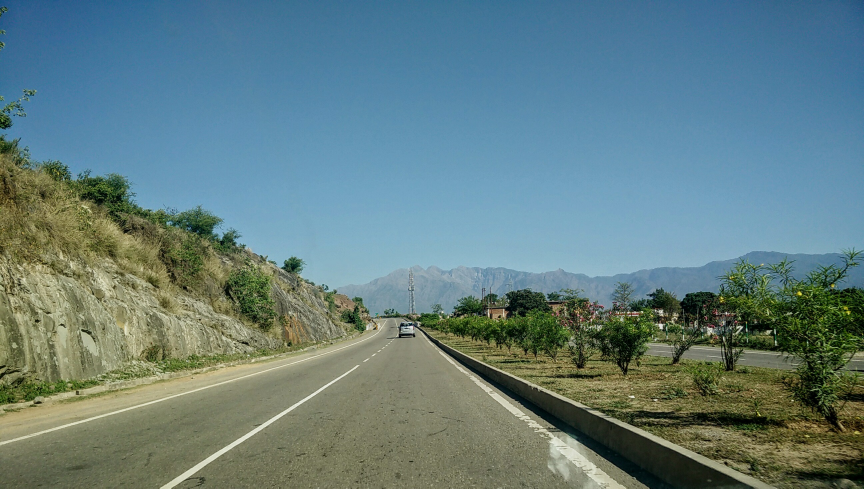
#> input picture resources/ROAD-1.jpg, 2592 x 1465 px (shown at 1/3 size)
$ python -i lane_detection.py   (imports and definitions only)
#> lines starting #> are read from the running program, lines starting #| are printed output that depends on the picture; after the words box and inside, x2 and y2 are one past the last pixel; in counts of white or black regions, pixels touching at a corner belong together
import cv2 as cv
import numpy as np
from matplotlib import pyplot as plt

# [11 lines left out: function resize_img, not called in this run]


def filter_white_and_yellow ( img ):

    # RGB to HLS
    img = img.astype('uint8')
    hsv = cv.cvtColor( img, cv.COLOR_BGR2HSV )

    # RGB thresholding for white
    # White lower and upper threshold using color_picker.py -> [ 28   1 209] [ 48  21 289]
    lower = np.array( [ 0, 0, 150 ] )
    upper = np.array( [ 40, 50, 240 ] )
    hsv_w = cv.inRange( hsv, lower, upper )
    #hsv_w = cv.bitwise_and( img, img, mask = mask )

    # HLS thresholding for yellow
    lower = np.array([20,100,100])
    upper = np.array([30,255,255])
    hsv_y = cv.inRange( hsv, lower, upper )
    #hls_y = cv.bitwise_and( img, img, mask = mask )

    y_nd_w = cv.bitwise_or( hsv_w, hsv_y )

    return ( hsv_w, hsv_y, y_nd_w )


def region_of_interest( img, vertices ):
    mask = np.zeros_like( img )

    if len( img.shape ) > 2:
        channel_count = img.shape[2]
        ignore_mask_color = (255,) * channel_count
    else:
        ignore_mask_color = 255

    cv.fillPoly( mask, np.array([vertices], dtype=np.int32), ignore_mask_color )

    masked_image = cv.bitwise_and( img, mask )
    return masked_image


def draw_lines(img, lines, color=[0, 0, 255], thickness=8):
    x_size = img.shape[1]
    y_size = img.shape[0]
    lines_slope_intercept = np.zeros(shape=(len(lines),2))
    for index,line in enumerate(lines):
        for x1,y1,x2,y2 in line:
            slope = (y2-y1)/(x2-x1)
            intercept = y1 - x1 * slope
            lines_slope_intercept[index]=[slope,intercept]
    max_slope_line = lines_slope_intercept[lines_slope_intercept.argmax(axis=0)[0]]
    min_slope_line = lines_slope_intercept[lines_slope_intercept.argmin(axis=0)[0]]
    left_slopes = []
    left_intercepts = []
    right_slopes = []
    right_intercepts = []
    # this gets slopes and intercepts of lines similar to the lines with the max (immediate left) and min
    # (immediate right) slopes (i.e. slope and intercept within x%)
    for line in lines_slope_intercept:
        if abs(line[0] - max_slope_line[0]) < 0.15 and abs(line[1] - max_slope_line[1]) < (0.15 * x_size):
            left_slopes.append(line[0])
            left_intercepts.append(line[1])
        elif abs(line[0] - min_slope_line[0]) < 0.15 and abs(line[1] - min_slope_line[1]) < (0.15 * x_size):
            right_slopes.append(line[0])
            right_intercepts.append(line[1])
    # left and right lines are averages of these slopes and intercepts, extrapolate lines to edges and center*
    # *roughly
    new_lines = np.zeros(shape=(1,2,4), dtype=np.int32)
    if len(left_slopes) > 0:
        left_line = [sum(left_slopes)/len(left_slopes),sum(left_intercepts)/len(left_intercepts)]
        left_bottom_x = (y_size - left_line[1])/left_line[0]
        left_top_x = (y_size*.700 - left_line[1])/left_line[0]
        if (left_bottom_x >= 0):
            new_lines[0][0] =[left_bottom_x,y_size,left_top_x,y_size*.700]
    if len(right_slopes) > 0:
        right_line = [sum(right_slopes)/len(right_slopes),sum(right_intercepts)/len(right_intercepts)]
        right_bottom_x = (y_size - right_line[1])/right_line[0]
        right_top_x = (y_size*.700 - right_line[1])/right_line[0]
        if (right_bottom_x <= x_size):
            new_lines[0][1]=[right_bottom_x,y_size,right_top_x,y_size*.700]


    for line in new_lines:
        for x1,y1,x2,y2 in line:
            cv.line(img, (x1, y1), (x2, y2), color, thickness)

def process_image( img ):

    img1 = img

    # filter white and yellow
    ( img_w, img_y, w_nd_y_img ) = filter_white_and_yellow ( img1 )

    # Convert to gray scale
    gray_img = cv.cvtColor( img, cv.COLOR_BGR2GRAY )
    subdued_gray = (gray_img / 2).astype('uint8')

    boosted_lanes = cv.bitwise_or(subdued_gray, w_nd_y_img )

    # Apply gaussian blur

    gaussianblur = cv.GaussianBlur( boosted_lanes, (5,5), 0 )

    # Canny edge detection

    cannyedge = cv.Canny ( gaussianblur, 100, 200 )

    # get the region of interest
    height = cannyedge.shape[1]
    width = cannyedge.shape[0]
    roi = [ (0, width), ( height*.475, width*.575 ), ( height*.525, width*.575 ), ( height, width) ]
    roi_img = region_of_interest( cannyedge, roi )

    #cv.imshow('ROI Image',roi_img)

    lines = cv.HoughLinesP( roi_img, 3, np.pi/180, 70, minLineLength=70, maxLineGap=250 )

    if lines is None:
        return img

    # [6 lines of commented-out code are left out]

    line_img = np.zeros( ( roi_img.shape[0], roi_img.shape[1], 3 ), dtype=np.uint8 )
    draw_lines( line_img, lines )

    #final_img = resize_img( img, 600 )
    final_img = cv.addWeighted( img, 0.8, line_img, 1., 0. )

    return ( final_img, img_w, img_y, boosted_lanes, gaussianblur, cannyedge, line_img )

# [42 lines left out: functions create_video, create_image, not called in this run]

>>> import cv2
>>> picture = cv2.imread('../resources/ROAD-1.jpg')
#> picture is the input picture: shape (1465, 2592, 3); mean B, G, R 128.5, 126.9, 99.7
>>> result = process_image(picture)
#> in filter_white_and_yellow, `hsv_w = cv.inRange( hsv, lower, upper )`:
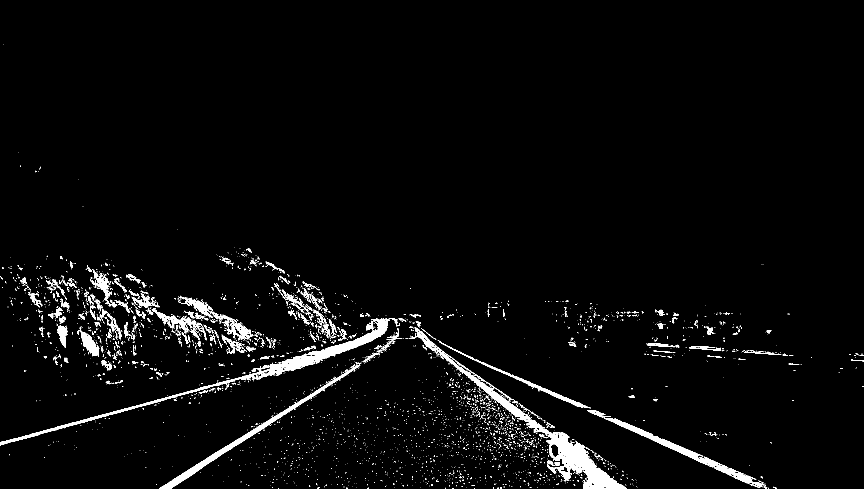
#> hsv_w: shape (1465, 2592) (shown at 1/3 size); 2.8% white; 4091 white regions (3763 under 20 px), largest, box (x1, y1, x2, y2) and area: (0, 955, 1170, 1337) 16072, (1601, 1287, 1879, 1465) 14559, (479, 1094, 1081, 1465) 8383
#> in process_image, `gray_img = cv.cvtColor( img, cv.COLOR_BGR2GRAY )`:
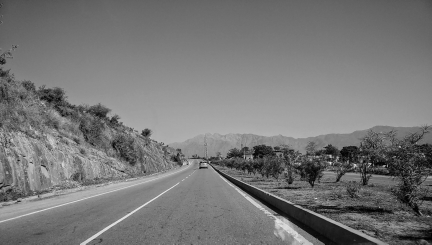
#> gray_img: shape (1465, 2592) (shown at 1/6 size); min 0, max 245, mean 118.9
#> in process_image, `boosted_lanes = cv.bitwise_or(subdued_gray, w_nd_y_img )`:
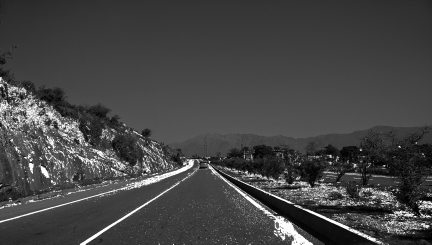
#> boosted_lanes: shape (1465, 2592) (shown at 1/6 size); min 0, max 255, mean 69
#> in region_of_interest, `cv.fillPoly( mask, np.array([vertices], dtype=np.int32), ignore_mask_c..`:
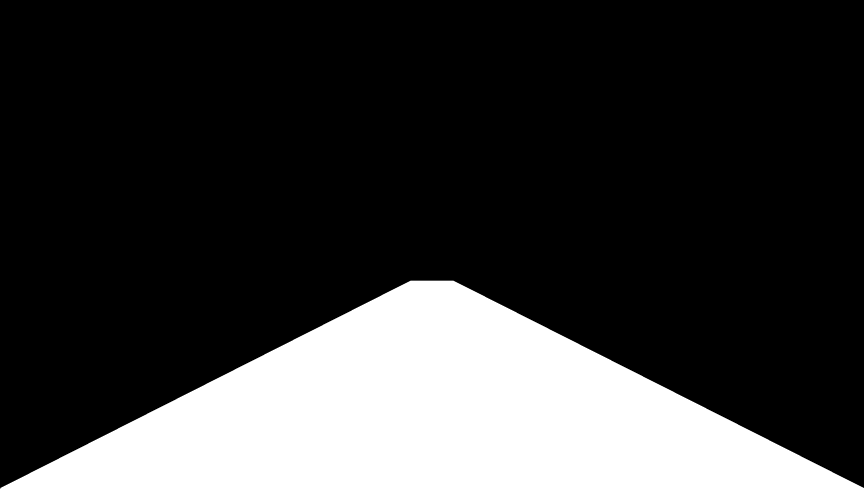
#> mask: shape (1465, 2592) (shown at 1/3 size); 22.3% white; 1 white region, box (x1, y1, x2, y2) and area: (1, 842, 2592, 1465) 848200
#> in region_of_interest, `masked_image = cv.bitwise_and( img, mask )`:
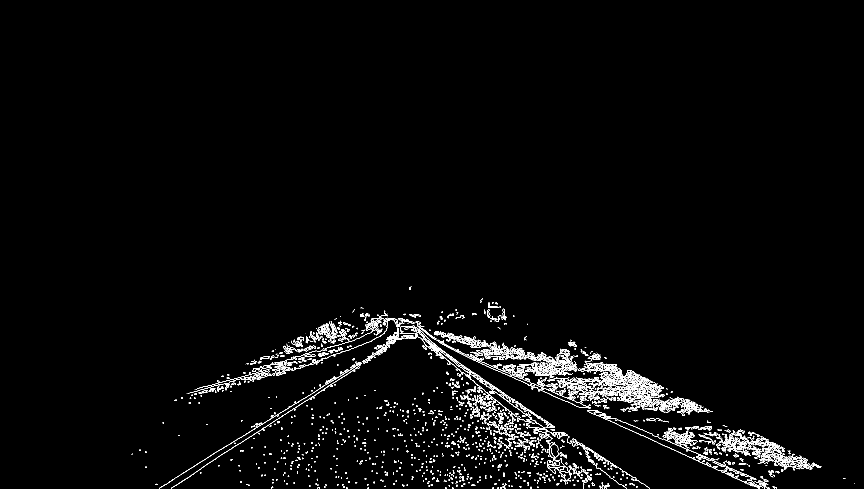
#> masked_image: shape (1465, 2592) (shown at 1/3 size); 1.6% white in thin lines or dots, all inside (x1, y1, x2, y2) = (394, 859, 2565, 1465)
#> in process_image, `lines = cv.HoughLinesP( roi_img, 3, np.pi/180, 70, minLineLength=70, m..`: lines = 434 rows, first 6: [1103, 940, 2123, 1373], [1154, 932, 2439, 1399], [1152, 937, 2564, 1451], [1153, 933, 2536, 1436], [1157, 943, 2358, 1404], [1149, 947, 1909, 1441]
#> in draw_lines, `lines_slope_intercept = np.zeros(shape=(len(lines),2))`: lines_slope_intercept = 434 pairs, first value 0 to 0, second value 0 to 0
#> the loop in draw_lines, `for index,line in enumerate(lines):` made 434 passes
#> after the loop in draw_lines, `for index,line in enumerate(lines):`: lines_slope_intercept = 434 pairs, first value -0.869 to 2.36, second value -2123.9 to 2508.9
#> in draw_lines, `max_slope_line = lines_slope_intercept[lines_slope_intercept.argmax(ax..`: max_slope_line = [2.36, -2123.9]
#> in draw_lines, `min_slope_line = lines_slope_intercept[lines_slope_intercept.argmin(ax..`: min_slope_line = [-0.869, 2508.9]
#> the loop in draw_lines, `for line in lines_slope_intercept:` made 434 passes
#> line on passes 1 to 3: [0.425, 471.8], [0.363, 512.6], [0.364, 517.6]
#> after the loop in draw_lines, `for line in lines_slope_intercept:`: left_intercepts = [-2123.9]; left_slopes = [2.36]; right_intercepts = [2508.9, 2319.8]; right_slopes = [-0.869, -0.726]
#> in draw_lines, `left_line = [sum(left_slopes)/len(left_slopes),sum(left_intercepts)/le..`: left_line = [2.36, -2123.9]
#> in draw_lines, `left_bottom_x = (y_size - left_line[1])/left_line[0]`: left_bottom_x = 1521.2
#> in draw_lines, `left_top_x = (y_size*.700 - left_line[1])/left_line[0]`: left_top_x = 1334.9
#> in draw_lines, `right_line = [sum(right_slopes)/len(right_slopes),sum(right_intercepts..`: right_line = [-0.798, 2414.3]
#> in draw_lines, `right_bottom_x = (y_size - right_line[1])/right_line[0]`: right_bottom_x = 1190.4
#> in draw_lines, `right_top_x = (y_size*.700 - right_line[1])/right_line[0]`: right_top_x = 1741.5
#> after the loop in draw_lines, `for line in new_lines:`:
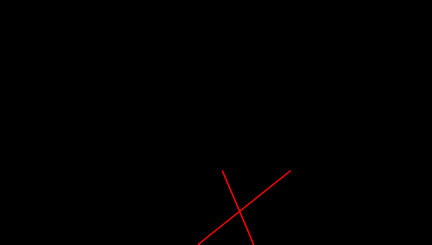
#> img: shape (1465, 2592, 3) (shown at 1/6 size); mean of channels 0, 1, 2 0, 0, 0.7; drawn as B, G, R
#> in process_image, `final_img = cv.addWeighted( img, 0.8, line_img, 1., 0. )`:
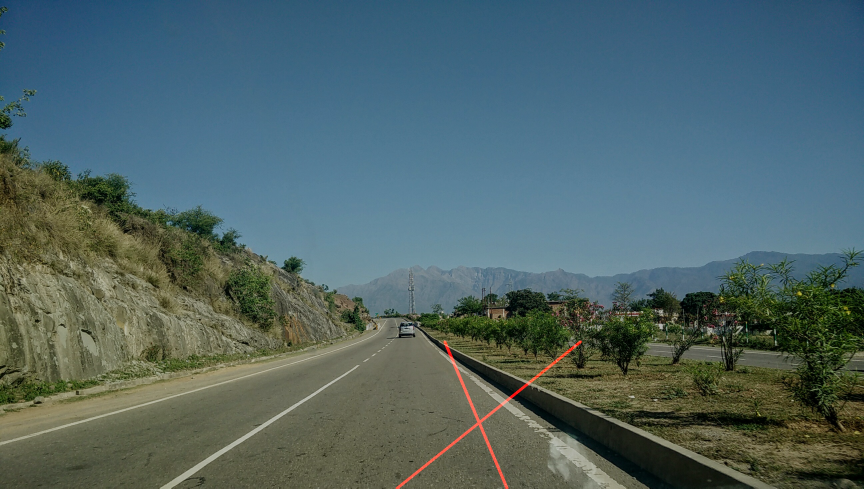
#> final_img: shape (1465, 2592, 3) (shown at 1/3 size); mean B, G, R 102.8, 101.5, 80.2
#> result = 7 items

$ run again, on resources/ROAD-10.jpg
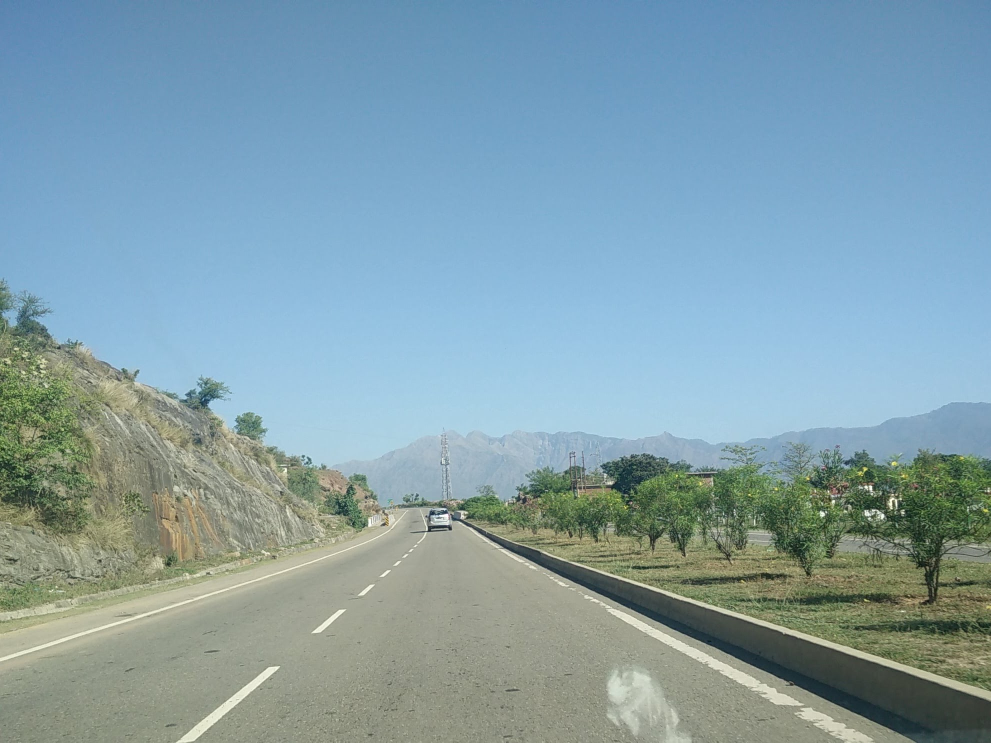
#> input picture resources/ROAD-10.jpg, 1981 x 1485 px (shown at 1/2 size)
#> picture is the input picture: shape (1485, 1981, 3); mean B, G, R 169.9, 159.7, 131.2
#> hsv: shape (1485, 1981, 3); mean H, S, V 78.1, 75.1, 178.9
#> in filter_white_and_yellow, `hsv_w = cv.inRange( hsv, lower, upper )`:
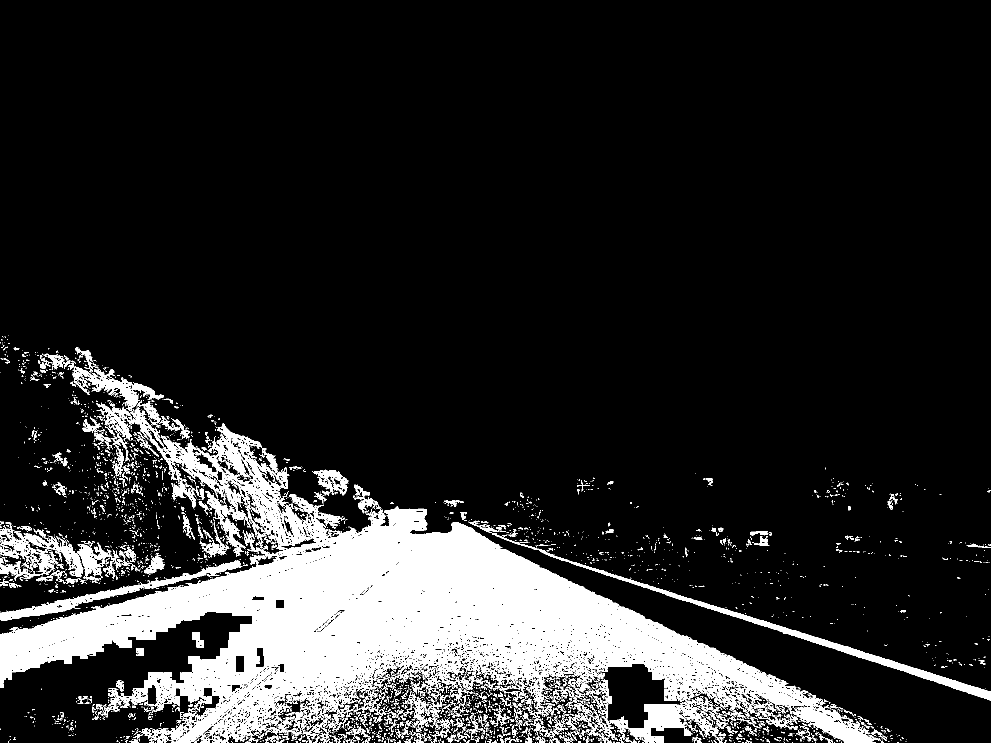
#> hsv_w: shape (1485, 1981) (shown at 1/2 size); 14.2% white; 4132 white regions (3644 under 20 px), largest, box (x1, y1, x2, y2) and area: (0, 805, 1761, 1485) 330166, (984, 1066, 1981, 1401) 9813, (0, 1120, 485, 1242) 6636
#> hsv_y: shape (1485, 1981); 0.02% white in thin lines or dots, all inside (x1, y1, x2, y2) = (328, 937, 1981, 1220)
#> y_nd_w: shape (1485, 1981); 14.3% white; 4336 white regions (3847 under 20 px), largest, box (x1, y1, x2, y2) and area: (0, 805, 1761, 1485) 330202, (984, 1066, 1981, 1401) 9813, (0, 1120, 485, 1242) 6636
#> cannyedge: shape (1485, 1981); 4.3% white in thin lines or dots, all inside (x1, y1, x2, y2) = (0, 671, 1981, 1485)
#> mask: shape (1485, 1981); 22.4% white; 1 white region, box (x1, y1, x2, y2) and area: (1, 853, 1981, 1485) 657905
#> masked_image: shape (1485, 1981); 2.7% white in thin lines or dots, all inside (x1, y1, x2, y2) = (15, 955, 1808, 1485)
#> lines = 314 rows, first 6: [122, 1456, 1774, 1456], [165, 1392, 1757, 1447], [264, 1463, 1793, 1463], [132, 1452, 1765, 1452], [184, 1423, 1741, 1450], [263, 1466, 1798, 1466]
#> in draw_lines, `lines_slope_intercept = np.zeros(shape=(len(lines),2))`: lines_slope_intercept = 314 pairs, first value 0 to 0, second value 0 to 0
#> the loop in draw_lines, `for index,line in enumerate(lines):` made 314 passes
#> after the loop in draw_lines, `for index,line in enumerate(lines):`: lines_slope_intercept = 314 pairs, first value -1 to 1.6, second value -204.4 to 2497
#> max_slope_line = [1.6, -18.11]
#> min_slope_line = [-1, 1923]
#> the loop in draw_lines, `for line in lines_slope_intercept:` made 314 passes
#> line on passes 1 to 3: [0, 1456], [0.0345, 1386.3], [0, 1463]
#> after the loop in draw_lines, `for line in lines_slope_intercept:`: left_intercepts = [-18.11]; left_slopes = [1.6]; right_intercepts = [1860.8, 1923, 1917]; right_slopes = [-0.932, -1, -1]
#> left_line = [1.6, -18.11]
#> left_bottom_x = 939
#> left_top_x = 660.7
#> right_line = [-0.977, 1900.3]
#> right_bottom_x = 425
#> right_top_x = 880.9
#> in process_image, `final_img = cv.addWeighted( img, 0.8, line_img, 1., 0. )`:
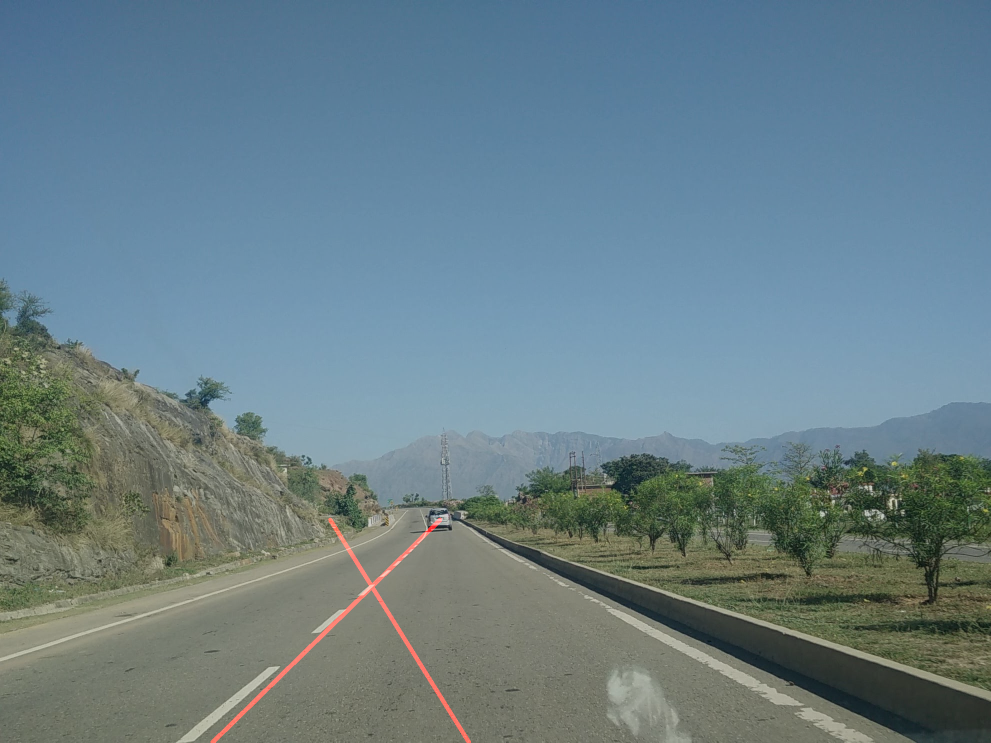
#> final_img: shape (1485, 1981, 3) (shown at 1/2 size); mean B, G, R 135.9, 127.7, 105.4
#> result = 7 items
